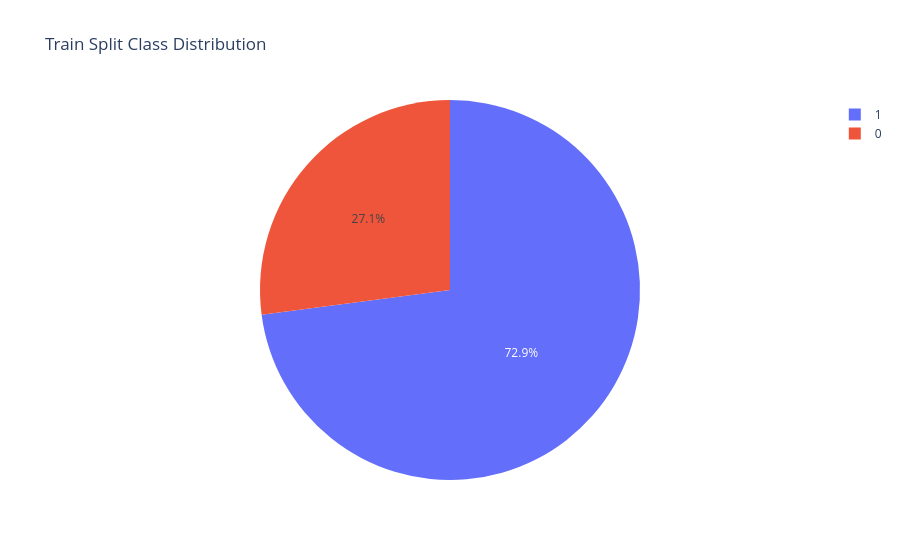

The cell this chart's notebook holds for it:
### Code cell
train_counts = (
    train_df.group_by("label")
    .len()
    .with_columns(
        (pl.col("len") / train_df.height).alias("proportion")
    )
)
fig = px.pie(
    train_counts,
    names="label",
    values="proportion",
    title="Train Split Class Distribution"
)
fig.show()

### Figure 1 — Plotly figure (JSON) as saved in the notebook; plotly's stock layout.template omitted (floating-point values rounded to 4 significant figures)
{"data": [{"domain": {"x": [0, 1], "y": [0, 1]}, "hovertemplate": "label=%{label}<br>proportion=%{value}<extra></extra>", "labels": [0, 1], "legendgroup": "", "name": "", "showlegend": true, "type": "pie", "values": [0.2707, 0.7293]}], "layout": {"legend": {"tracegroupgap": 0}, "title": {"text": "Train Split Class Distribution"}}}
